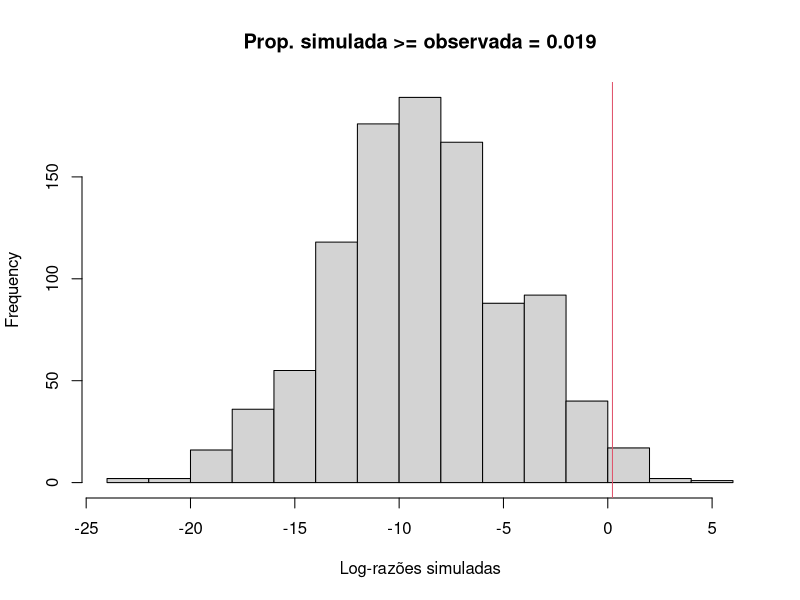
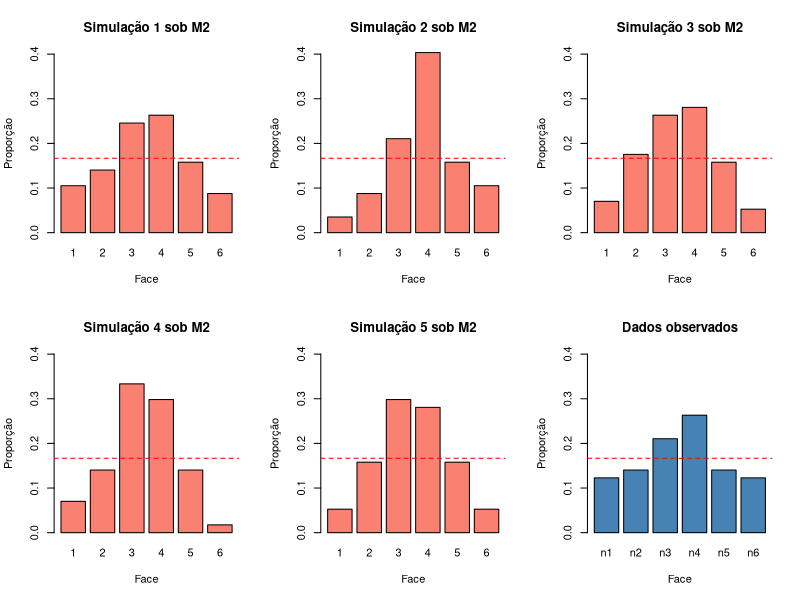

The R script that drew these images, in order:
## ---- chunk 1
# Probabilidades dos dois modelos
p_m1 <- rep(1/6, 6)                   # M1: modelo uniforme
p_m2 <- c(1, 2, 4, 4, 2, 1) / 14      # M2: modelo com viés central

# Frequências observadas no lançamento
freq_obs <- c(n1 = 7, n2 = 8, n3 = 12, n4 = 15, n5 = 8, n6 = 7)

# Log-verossimilhanças de cada modelo dado o mesmo conjunto de dados
loglik_m1 <- sum(freq_obs * log(p_m1))
loglik_m2 <- sum(freq_obs * log(p_m2))
## ---- chunk 2
# Exibir os valores
cat(
  "\n","Log-verossimilhança de H1 (M1):", round(loglik_m1, 3), "\n",
  "Log-verossimilhança de H2 (M2):", round(loglik_m2, 3), "\n"
)
## ---- chunk 3
# Dois conjuntos de dados com o mesmo total n = 50, mas padrões opostos
freq_equilibrado <- c(8, 9, 8, 9, 8, 8)    # frequências próximas ao uniforme
freq_concentrado <- c(0, 0, 25, 25, 0, 0)  # tudo concentrado nas faces 3 e 4
## ---- chunk 4
# Confirmar que ambos têm o mesmo total
sum(freq_equilibrado)  # 50
sum(freq_concentrado)  # 50

# Log-verossimilhanças sob M1
sum(freq_equilibrado * log(p_m1))  # idêntico ao de baixo
sum(freq_concentrado * log(p_m1))  # idêntico ao de cima
## ---- chunk 5
# Razão de verossimilhanças (na escala original, não logarítmica)
razao <- exp(loglik_m2 - loglik_m1)
cat("Razão H2/H1:", round(razao, 3), "\n")
## ---- chunk 6
# Parâmetros da simulação
n_sim <- 1000                # número de amostras simuladas
n_obs <- sum(freq_obs)       # tamanho de cada amostra (igual ao experimento real)

# Simular 1000 experimentos sob M1 e calcular o log da razão LR em cada um
log_razoes_sim <- replicate(n_sim, {
  amostra  <- sample(1:6, size = n_obs, replace = TRUE, prob = p_m1)
  freq_sim <- table(factor(amostra, levels = 1:6))
  ll_m1    <- sum(freq_sim * log(p_m1))
  ll_m2    <- sum(freq_sim * log(p_m2))
  ll_m2 - ll_m1
})

prop_obs <- round(mean(log_razoes_sim >= log(razao)), 3)
## ---- chunk 7
# Resumo da distribuição simulada
cat(
  "\n","Razão observada:", round(razao, 3), "\n",
  "Log-razão observada:", round(log(razao), 3), "\n",
  "Mediana das log-razões simuladas:", round(median(log_razoes_sim), 3), "\n",
  "Intervalo central de 95%:", round(quantile(log_razoes_sim, c(0.025, 0.975)), 3), "\n",
  "Proporção de razões simuladas maiores ou iguais a observada: ", round(prop_obs, 3)
)
## ---- chunk 8
hist(
  c(log_razoes_sim, log(razao)),
  breaks = 20,
  xlab = "Log-razões simuladas",
  main = paste("Prop. simulada >= observada =", prop_obs)
)
abline(v = log(razao), col = 2)
## ---- chunk 9
# Gerar 5 amostras sob M2 e comparar com os dados observados
sim_m2 <- replicate(5, {
  amostra <- sample(1:6, size = n_obs, replace = TRUE, prob = p_m2)
  table(factor(amostra, levels = 1:6)) / n_obs
})

# Visualizar: 5 simulações + os dados observados
par(mfrow = c(2, 3))
for (i in 1:5) {
  barplot(sim_m2[, i],
          main  = paste("Simulação", i, "sob M2"),
          ylim  = c(0, 0.40),
          col   = "salmon",
          xlab  = "Face",
          ylab  = "Proporção")
  abline(h = 1/6, lty = 2, col = "red")
}
barplot(freq_obs / sum(freq_obs),
        main  = "Dados observados",
        ylim  = c(0, 0.40),
        col   = "steelblue",
        xlab  = "Face",
        ylab  = "Proporção")
abline(h = 1/6, lty = 2, col = "red")
## ---- chunk 10
# Verossimilhanças dos modelos obtidas dos dados
lik <- exp(c(H1 = loglik_m1, H2 = loglik_m2))

# Cenário 1: priori neutra — nenhuma hipótese é preferida a priori
prior_neutra <- c(H1 = 0.5, H2 = 0.5)
post_neutra  <- prior_neutra * lik
post_neutra  <- post_neutra / sum(post_neutra)

# Cenário 2: priori favorece fortemente H1
prior_forte_h1 <- c(H1 = 0.9, H2 = 0.1)
post_forte_h1  <- prior_forte_h1 * lik
post_forte_h1  <- post_forte_h1 / sum(post_forte_h1)

# Cenário 3: priori favorece fortemente H2
prior_forte_h2 <- c(H1 = 0.1, H2 = 0.9)
post_forte_h2  <- prior_forte_h2 * lik
post_forte_h2  <- post_forte_h2 / sum(post_forte_h2)
## ---- chunk 11
# Comparar as posterioris
round(post_neutra,   3)   # Priori neutra
round(post_forte_h1, 3)   # Priori favorece H1
round(post_forte_h2, 3)   # Priori favorece H2
